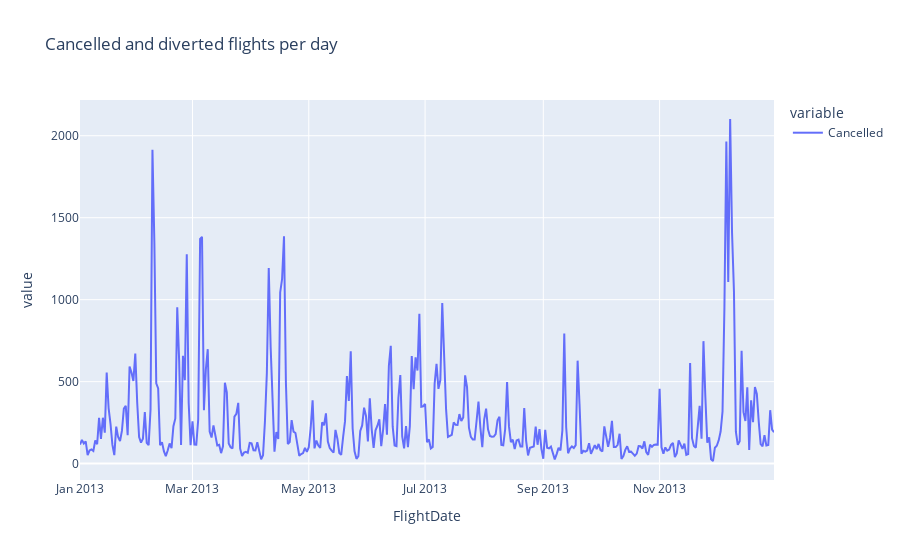

Here is the notebook cell this chart was saved with:
### Code cell
fig = px.line(cd_df, x="FlightDate", y=["Cancelled"], title="Cancelled and diverted flights per day")
fig.show()

### Figure 1 — Plotly figure (JSON) as saved in the notebook; plotly's stock layout.template omitted (floating-point values rounded to 4 significant figures; data arrays with more than 128 entries replaced by an {"elided": "..."} marker saying what was removed)
{"data": [{"hovertemplate": "variable=Cancelled<br>FlightDate=%{x}<br>value=%{y}<extra></extra>", "legendgroup": "Cancelled", "line": {"color": "#636efa", "dash": "solid"}, "marker": {"symbol": "circle"}, "mode": "lines", "name": "Cancelled", "orientation": "v", "showlegend": true, "type": "scatter", "x": {"elided": "365 str values"}, "xaxis": "x", "y": {"elided": "365 int values"}, "yaxis": "y"}], "layout": {"legend": {"title": {"text": "variable"}, "tracegroupgap": 0}, "title": {"text": "Cancelled and diverted flights per day"}, "xaxis": {"anchor": "y", "domain": [0, 1], "title": {"text": "FlightDate"}}, "yaxis": {"anchor": "x", "domain": [0, 1], "title": {"text": "value"}}}}
